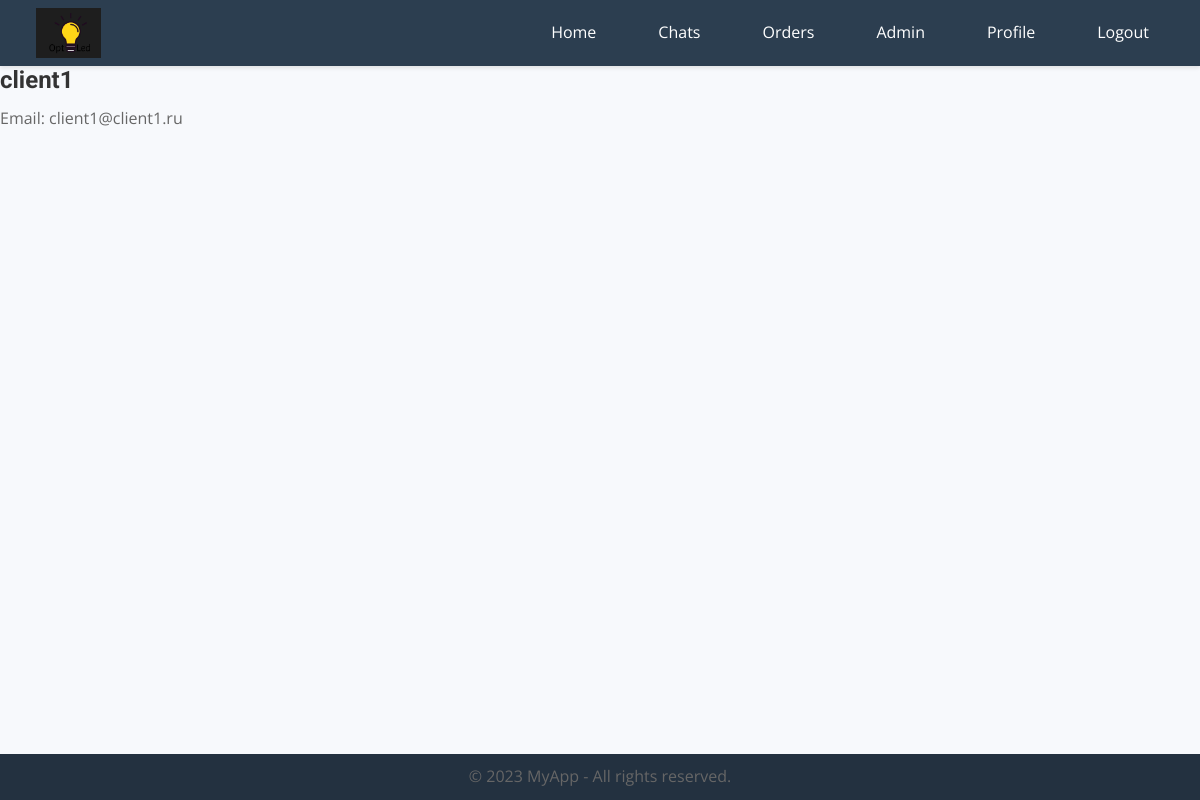
Page /accounts/clients/1/ (signed in) on the earlier database version.
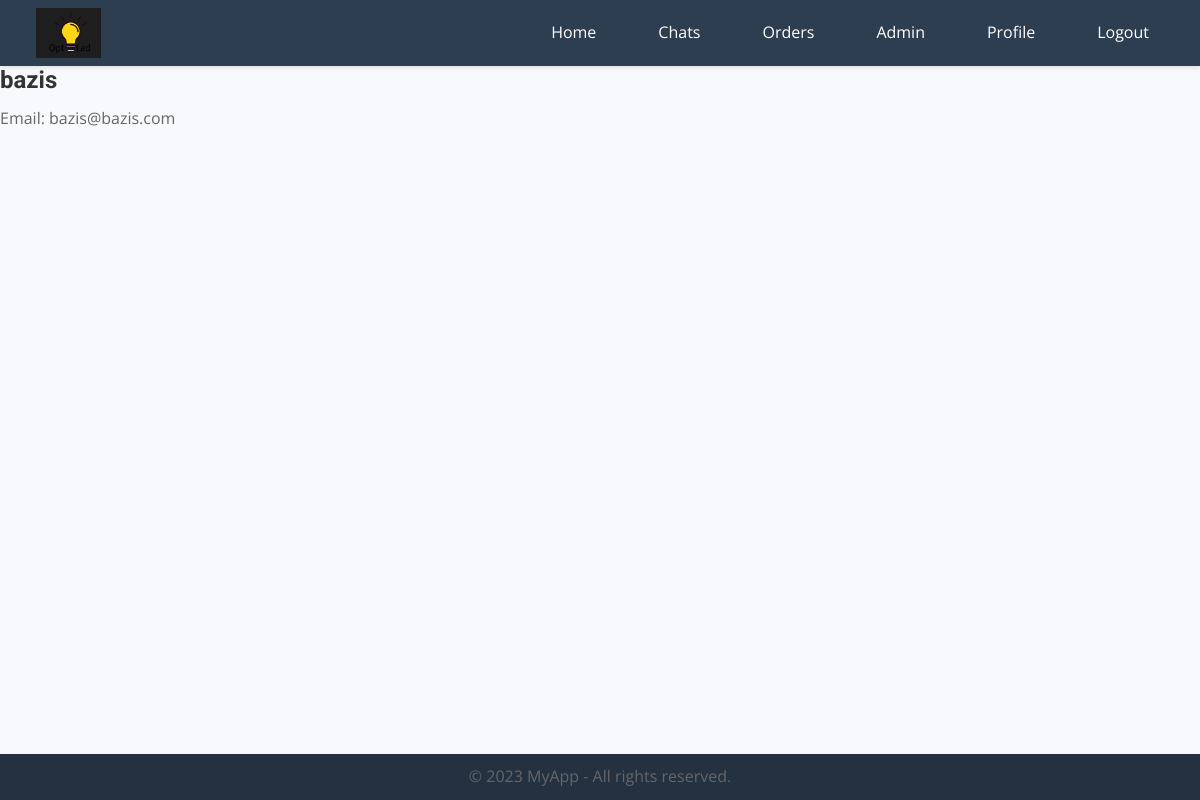
Same page on the later database version.
### accounts/models.py (models this page shows, shortened)
class ClientProfile(models.Model):
    user = models.OneToOneField(
        settings.AUTH_USER_MODEL,
        on_delete=models.CASCADE,
        related_name='client_profile'
    )
    company_name = models.CharField(max_length=255)
    company_website = models.URLField(max_length=255, blank=True, null=True)
    profile_image = models.ImageField(
        upload_to='profile_images/',
        null=True,
        blank=True,
        default='static/img/images.png'
    )
    contact_name = models.CharField(max_length=255, blank=True)
    contact_email = models.EmailField(max_length=255, blank=True)
    contact_phone = models.CharField(max_length=30, blank=True)
    company_description = models.TextField(blank=True)
    industry = models.CharField(max_length=255, blank=True)
    preferred_communication = models.CharField(max_length=100, choices=[('email', 'Email'), ('phone', 'Phone'),
                                                                        ('message', 'In-app Messaging')],
                                               default='email')
    additional_notes = models.TextField(blank=True)

class CustomUser(AbstractBaseUser, PermissionsMixin):
    USER_TYPE_CHOICES = (
        ('freelancer', 'Freelancer'),
        ('client', 'Client'),
    )
    user_type = models.CharField(max_length=10, choices=USER_TYPE_CHOICES)
    username = models.CharField(_('username'), max_length=150, unique=True)
    email = models.EmailField(_('email address'), unique=True)
    first_name = models.CharField(_('first name'), max_length=30, blank=True)
    last_name = models.CharField(_('last name'), max_length=30, blank=True)
    is_staff = models.BooleanField(default=False)
    is_active = models.BooleanField(default=True)
    activation_token = models.CharField(max_length=50, blank=True, null=True)
    email_verified = models.BooleanField(default=False)
    objects = CustomUserManager()
    USERNAME_FIELD = 'username'
    REQUIRED_FIELDS = ['email']

### accounts/views.py (the view)
# urls.py: path('clients/<int:pk>/', ClientDetailView.as_view(), name='client_detail'),
class ClientDetailView(LoginRequiredMixin, generic.DetailView):
    model = ClientProfile  # Update this if you have a specific Client model
    template_name = 'core/not usage pages/client_detail.html'
    context_object_name = 'client'
    def get_object(self):
        return get_object_or_404(ClientProfile, pk=self.kwargs.get('pk'))

### core/templates/core/not usage pages/client_detail.html
{% extends 'core/base.html' %}
{% block content %}
  <div>
    <h2>{{ client.user.username }}</h2>
    <p>Email: {{ client.user.email }}</p>
  </div>
{% endblock %}

Differences in the rows shown:
changed ClientProfile: user.username "client1" → "bazis"; user.email "client1@client1.ru" → "bazis@bazis.com"
